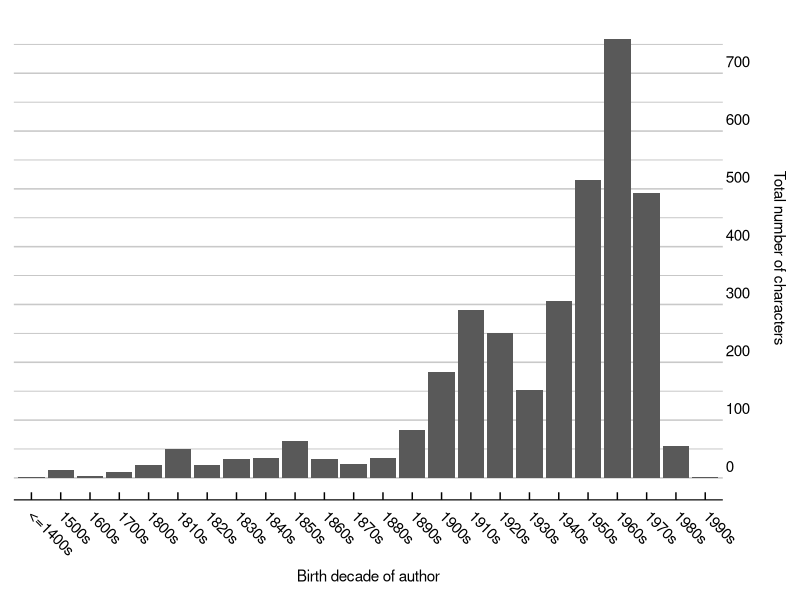
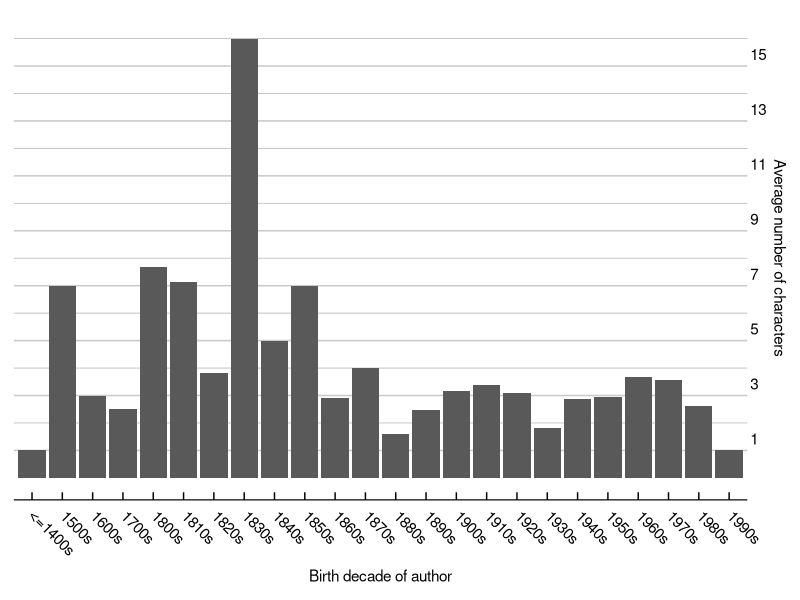
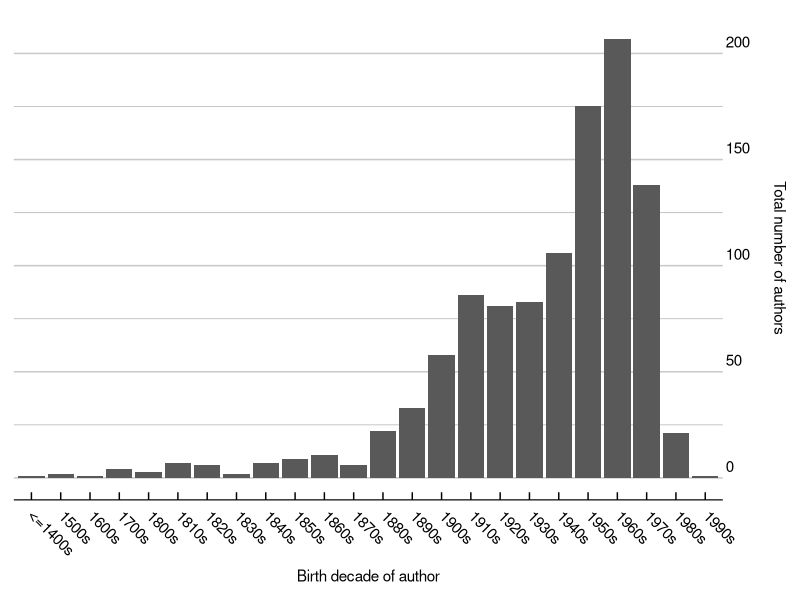
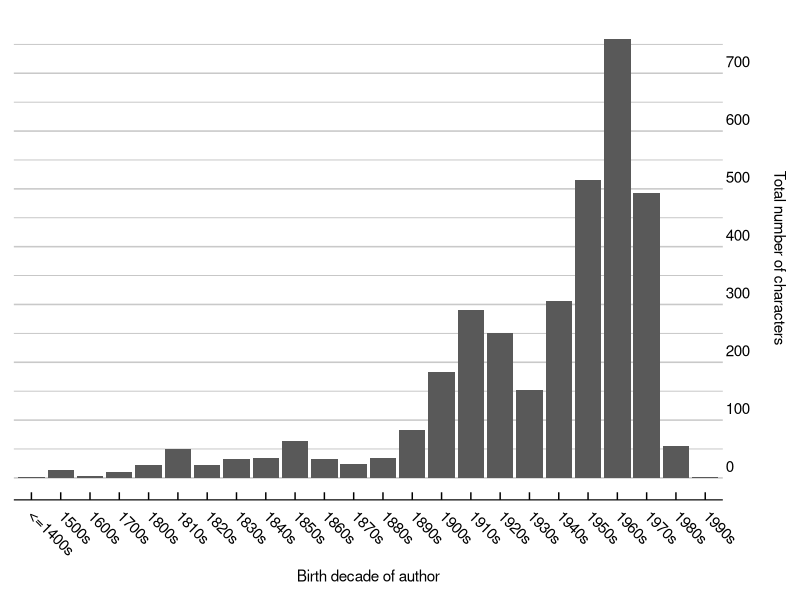
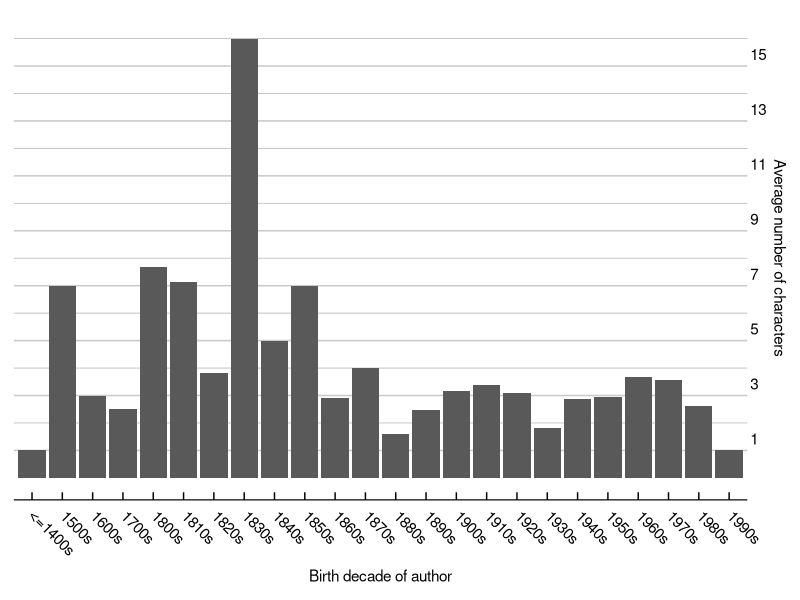
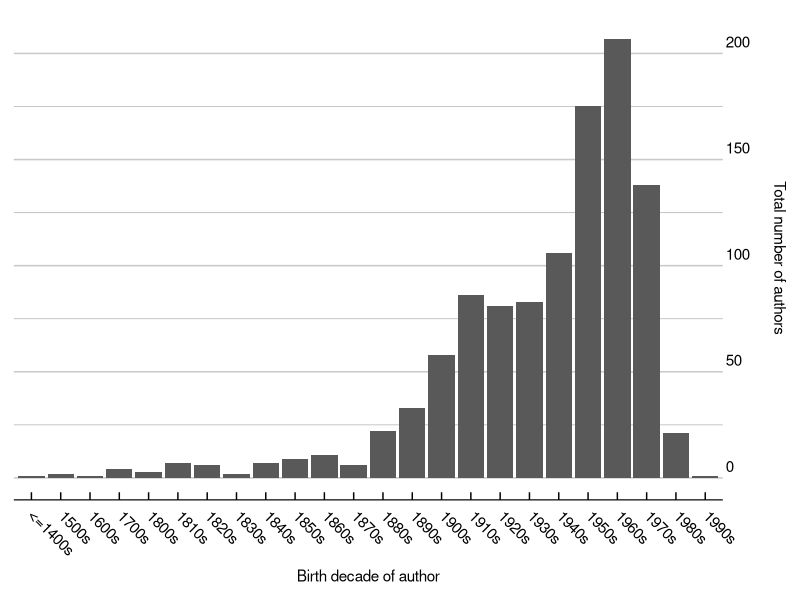

The R source for these figures, in order:
setwd("~/Desktop/data_analysis/Final project/Develish-Data-Demons")

library(tidyverse)
library(ggthemes)

creator_data <- read_csv("creator_data_cleaned.csv") 

plot1a <- creator_data %>%
  select(birthYear, Number_of_characters) %>%
  mutate(birthDecade = ifelse((birthYear<1500), "<=1400s", 0)) %>%
  mutate(birthDecade = ifelse((birthYear>1499) & (birthYear<1600), "1500s", birthDecade)) %>%
  mutate(birthDecade = ifelse((birthYear>1599) & (birthYear<1700), "1600s", birthDecade)) %>%
  mutate(birthDecade = ifelse((birthYear>1699) & (birthYear<1800), "1700s", birthDecade)) %>%
  mutate(birthDecade = ifelse((birthYear>1799) & (birthYear<1810), "1800s", birthDecade)) %>%
  mutate(birthDecade = ifelse((birthYear>1809) & (birthYear<1820), "1810s", birthDecade)) %>%
  mutate(birthDecade = ifelse((birthYear>1819) & (birthYear<1830), "1820s", birthDecade)) %>%
  mutate(birthDecade = ifelse((birthYear>1829) & (birthYear<1840), "1830s", birthDecade)) %>%
  mutate(birthDecade = ifelse((birthYear>1839) & (birthYear<1850), "1840s", birthDecade)) %>%
  mutate(birthDecade = ifelse((birthYear>1849) & (birthYear<1860), "1850s", birthDecade)) %>%
  mutate(birthDecade = ifelse((birthYear>1859) & (birthYear<1870), "1860s", birthDecade)) %>%
  mutate(birthDecade = ifelse((birthYear>1869) & (birthYear<1880), "1870s", birthDecade)) %>%
  mutate(birthDecade = ifelse((birthYear>1879) & (birthYear<1890), "1880s", birthDecade)) %>%
  mutate(birthDecade = ifelse((birthYear>1889) & (birthYear<1900), "1890s", birthDecade)) %>%
  mutate(birthDecade = ifelse((birthYear>1899) & (birthYear<1910), "1900s", birthDecade)) %>%
  mutate(birthDecade = ifelse((birthYear>1909) & (birthYear<1920), "1910s", birthDecade)) %>%
  mutate(birthDecade = ifelse((birthYear>1919) & (birthYear<1930), "1920s", birthDecade)) %>%
  mutate(birthDecade = ifelse((birthYear>1929) & (birthYear<1940), "1930s", birthDecade)) %>%
  mutate(birthDecade = ifelse((birthYear>1939) & (birthYear<1950), "1940s", birthDecade)) %>%
  mutate(birthDecade = ifelse((birthYear>1949) & (birthYear<1960), "1950s", birthDecade)) %>%
  mutate(birthDecade = ifelse((birthYear>1959) & (birthYear<1970), "1960s", birthDecade)) %>%
  mutate(birthDecade = ifelse((birthYear>1969) & (birthYear<1980), "1970s", birthDecade)) %>%
  mutate(birthDecade = ifelse((birthYear>1979) & (birthYear<1990), "1980s", birthDecade)) %>%
  mutate(birthDecade = ifelse((birthYear>1989) & (birthYear<2000), "1990s", birthDecade))
  
plot_SUM <- plot1a %>%
  group_by(birthDecade) %>%
  summarise(TOTcharacters_by_birthDecade = sum(Number_of_characters))

plot_SUM <- plot_SUM[-c(25),]

ggplot(data=plot_SUM)+
  aes(x=birthDecade, y=TOTcharacters_by_birthDecade) +
  geom_col()+
  labs(x = "Birth decade of author",
       y = "Total number of characters\n")+
  theme_economist_white(gray_bg = FALSE)+
  scale_color_economist()+
  scale_y_continuous(minor_breaks = seq(0 , 750, 50), breaks = seq(0, 700, 100), 
                     position = "right")+
  theme(axis.text.x = element_text(angle = -45, hjust = 0.1),
        axis.text.y = element_text(vjust = -0.5, hjust = -10),
        panel.grid.minor = element_line(colour="grey", size=0.3),
        panel.grid = element_line(colour="grey", size=0.3))

ggsave("total_characters.pdf")

plot_AVG <- plot1a %>%
  group_by(birthDecade) %>%
  summarise(AVGcharacters_by_birthDecade = mean(Number_of_characters))

plot_AVG <- plot_AVG[-c(25),]

ggplot(data=plot_AVG)+
  aes(x=birthDecade, y=AVGcharacters_by_birthDecade) +
  geom_col()+
  labs(x = "Birth decade of author",
       y = "Average number of characters")+
  theme_economist_white(gray_bg = FALSE)+
  scale_color_economist()+
  scale_y_continuous(minor_breaks = seq(1 , 16, 1), breaks = seq(1, 16, 2),
                     position = "right")+
  theme(axis.text.x = element_text(angle = -45, hjust = 0.1),
        axis.text.y = element_text(vjust = -0.5, hjust = -0.5),
        panel.grid.minor = element_line(colour="grey", size=0.3),
        panel.grid = element_line(colour="grey", size=0.3))

ggsave("average_characters.pdf")


plot_AUTHORS <- plot1a %>%
  group_by(birthDecade)%>%
  arrange(birthDecade)%>%
  mutate(not_available = ifelse(birthYear == "NA", 1, 2))%>%
  subset(not_available==2)

  
ggplot(data=plot_AUTHORS)+
  aes(x=birthDecade) +
  geom_bar()+
  labs(x = "Birth decade of author",
       y = "Total number of authors\n")+
  theme_economist_white(gray_bg = FALSE)+
  scale_color_economist()+
  scale_y_continuous( position = "right")+
  theme(axis.text.x = element_text(angle = -45, hjust = 0.1),
        axis.text.y = element_text(vjust = -0.5, hjust = -10),
        panel.grid.minor = element_line(colour="grey", size=0.3),
        panel.grid = element_line(colour="grey", size=0.3))

ggsave("total_authors.pdf")
